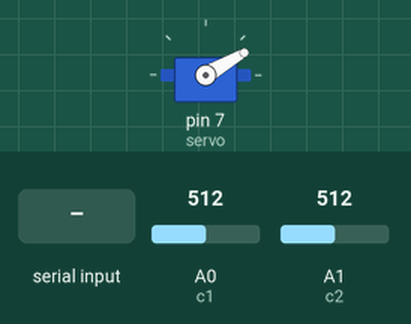
Simulated run of this sketch. Board: Arduino Uno, built with avr-gcc and run on an emulated ATmega328P. Shown: servo. The test bench sets the inputs (shaded band); at power-on: A1 (c2) = 512, A0 (c1) = 512. What the sketch prints to the serial monitor is not drawn.

Above: at 1.2 s.
1.3 s: "1\n" received over Serial
2.9 s: A1 (c2) set to 11
4.4 s: A1 (c2) set to 8
5.9 s: A0 (c1) set to 987
7.4 s: A0 (c1) set to 1017
Timing chart, 0 to 10.4 s (numbered marks = the images above; inputs shaded):
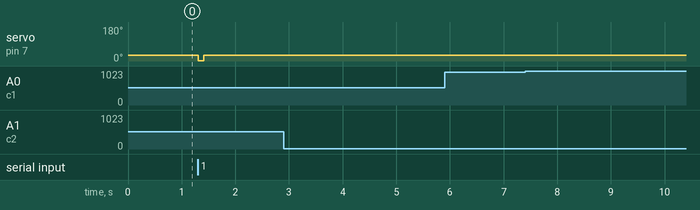

The sketch:

capteur.ino
```cpp
#include <Servo.h>

Servo servo ;
String str = "\n" ;
int c1 = A0 ;
int c2 = A1 ;

String toPrint = "" ;

void setup() {
  // put your setup code here, to run once:
  Serial.begin (9600) ;
  pinMode (c1, INPUT) ;
  pinMode (c2, INPUT) ;

  servo.attach (7) ;
  servo.write (30) ;
}

void loop() {
  // put your main code here, to run repeatedly:
  toPrint = String (String (analogRead (c1)) + "|" + String (analogRead (c2))) ;
  Serial.println (toPrint) ;

  if (Serial.available () > 0) {
      pressSpace () ;
      while (Serial.available ()>0) {
        Serial.read () ;
    }
  }
}

void pressSpace () {
  for (int i = 0 ; i < 30 ; i ++) {
    servo.write (30-i) ;
  }

  delay (100) ;
  servo.write (30) ;
  delay (100) ;
}
```

Measured:
- after the input at 1.3 s, servo on pin 7 (servo): 30° → 1° at once, → 30° 0.10 s later
- after the input at 2.9 s, every drawn part: stays the same
- after the input at 4.4 s, every drawn part: stays the same
- after the input at 5.9 s, every drawn part: stays the same
- after the input at 7.4 s, every drawn part: stays the same
